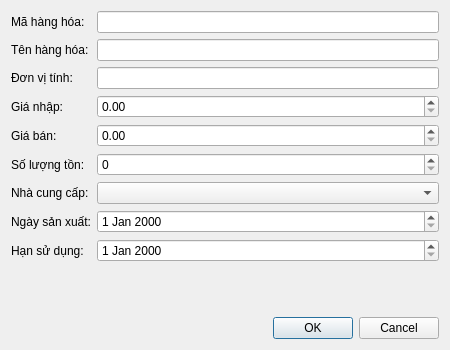
<?xml version="1.0" encoding="UTF-8"?>
<ui version="4.0">
 <class>ProductDialog</class>
 <widget class="QDialog" name="ProductDialog">
  <property name="geometry">
   <rect>
    <x>0</x>
    <y>0</y>
    <width>450</width>
    <height>350</height>
   </rect>
  </property>
  <property name="windowTitle">
   <string>Thông tin Hàng Hóa</string>
  </property>
  <layout class="QVBoxLayout" name="verticalLayout">
   <item>
    <layout class="QFormLayout" name="formLayout">
     <item row="0" column="0">
      <widget class="QLabel" name="label">
       <property name="text">
        <string>Mã hàng hóa:</string>
       </property>
      </widget>
     </item>
     <item row="0" column="1">
      <widget class="QLineEdit" name="maHHEdit"/>
     </item>
     <item row="1" column="0">
      <widget class="QLabel" name="label_2">
       <property name="text">
        <string>Tên hàng hóa:</string>
       </property>
      </widget>
     </item>
     <item row="1" column="1">
      <widget class="QLineEdit" name="tenHHEdit"/>
     </item>
     <item row="2" column="0">
      <widget class="QLabel" name="label_3">
       <property name="text">
        <string>Đơn vị tính:</string>
       </property>
      </widget>
     </item>
     <item row="2" column="1">
      <widget class="QLineEdit" name="dvtEdit"/>
     </item>
     <item row="3" column="0">
      <widget class="QLabel" name="label_4">
       <property name="text">
        <string>Giá nhập:</string>
       </property>
      </widget>
     </item>
     <item row="3" column="1">
      <widget class="QDoubleSpinBox" name="giaNhapSpinBox"/>
     </item>
     <item row="4" column="0">
      <widget class="QLabel" name="label_5">
       <property name="text">
        <string>Giá bán:</string>
       </property>
      </widget>
     </item>
     <item row="4" column="1">
      <widget class="QDoubleSpinBox" name="giaBanSpinBox"/>
     </item>
     <item row="5" column="0">
      <widget class="QLabel" name="label_6">
       <property name="text">
        <string>Số lượng tồn:</string>
       </property>
      </widget>
     </item>
     <item row="5" column="1">
      <widget class="QSpinBox" name="soLuongSpinBox"/>
     </item>
     <item row="6" column="0">
      <widget class="QLabel" name="label_7">
       <property name="text">
        <string>Nhà cung cấp:</string>
       </property>
      </widget>
     </item>
     <item row="6" column="1">
      <widget class="QComboBox" name="nccComboBox"/>
     </item>
     <item row="7" column="0">
      <widget class="QLabel" name="label_8">
       <property name="text">
        <string>Ngày sản xuất:</string>
       </property>
      </widget>
     </item>
     <item row="7" column="1">
      <widget class="QDateEdit" name="nsxDateEdit"/>
     </item>
     <item row="8" column="0">
      <widget class="QLabel" name="label_9">
       <property name="text">
        <string>Hạn sử dụng:</string>
       </property>
      </widget>
     </item>
     <item row="8" column="1">
      <widget class="QDateEdit" name="hsdDateEdit"/>
     </item>
    </layout>
   </item>
   <item>
    <widget class="QDialogButtonBox" name="buttonBox">
     <property name="orientation">
      <enum>Qt::Horizontal</enum>
     </property>
     <property name="standardButtons">
      <set>QDialogButtonBox::Cancel|QDialogButtonBox::Ok</set>
     </property>
    </widget>
   </item>
  </layout>
 </widget>
 <resources/>
 <connections>
  <connection>
   <sender>buttonBox</sender>
   <signal>accepted()</signal>
   <receiver>ProductDialog</receiver>
   <slot>accept()</slot>
   <hints>
    <hint type="sourcelabel">
     <x>248</x>
     <y>254</y>
    </hint>
    <hint type="destinationlabel">
     <x>157</x>
     <y>274</y>
    </hint>
   </hints>
  </connection>
  <connection>
   <sender>buttonBox</sender>
   <signal>rejected()</signal>
   <receiver>ProductDialog</receiver>
   <slot>reject()</slot>
   <hints>
    <hint type="sourcelabel">
     <x>316</x>
     <y>260</y>
    </hint>
    <hint type="destinationlabel">
     <x>286</x>
     <y>274</y>
    </hint>
   </hints>
  </connection>
 </connections>
</ui>
